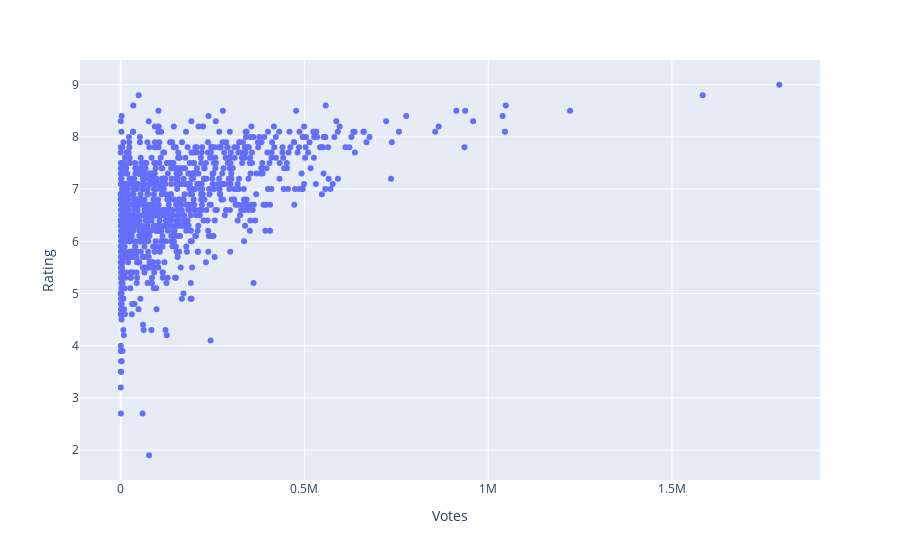

Notebook source saved alongside this figure:
### Code cell
fig = px.scatter(df, x='Votes', y='Rating')
fig.show()

### Figure 1 — Plotly figure (JSON) as saved in the notebook; plotly's stock layout.template omitted (floating-point values rounded to 4 significant figures; data arrays with more than 128 entries replaced by an {"elided": "..."} marker saying what was removed)
{"data": [{"hovertemplate": "Votes=%{x}<br>Rating=%{y}<extra></extra>", "legendgroup": "", "marker": {"color": "#636efa", "symbol": "circle"}, "mode": "markers", "name": "", "orientation": "v", "showlegend": false, "type": "scatter", "x": {"elided": "1000 int values"}, "xaxis": "x", "y": {"elided": "1000 float values"}, "yaxis": "y"}], "layout": {"legend": {"tracegroupgap": 0}, "margin": {"t": 60}, "xaxis": {"anchor": "y", "domain": [0, 1], "title": {"text": "Votes"}}, "yaxis": {"anchor": "x", "domain": [0, 1], "title": {"text": "Rating"}}}}
